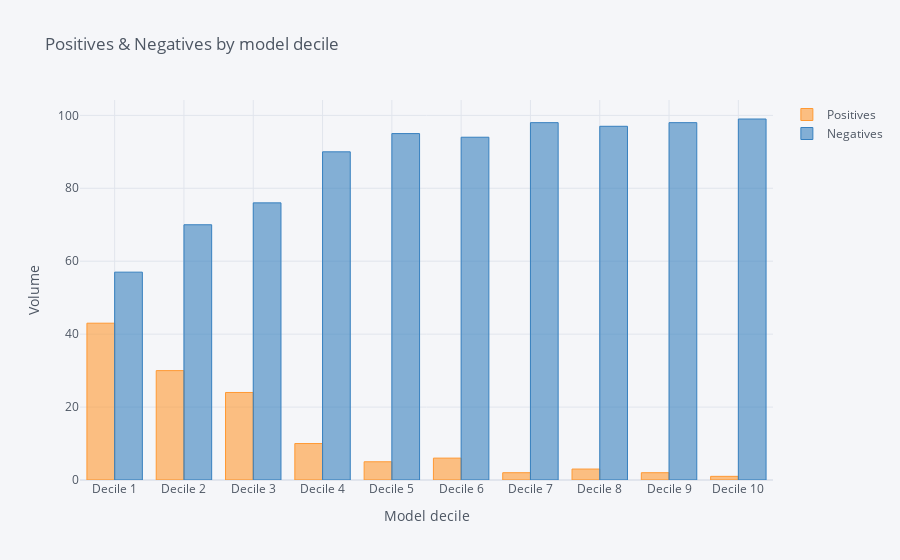

Notebook source saved alongside this figure:
### Code cell
import cufflinks as cf
cf.go_offline()
cf.set_config_file(offline=False, world_readable=True)
MLift[['Positives','Negatives']].iplot(kind='bar',yTitle='Volume',xTitle='Model decile', title='Positives & Negatives by model decile')

### Figure 1 — Plotly figure (JSON) as saved in the notebook; plotly's stock layout.template omitted (floating-point values rounded to 4 significant figures)
{"data": [{"marker": {"color": "rgba(255, 153, 51, 0.6)", "line": {"color": "rgba(255, 153, 51, 1.0)", "width": 1}}, "name": "Positives", "orientation": "v", "text": "", "type": "bar", "x": ["Decile 1", "Decile 2", "Decile 3", "Decile 4", "Decile 5", "Decile 6", "Decile 7", "Decile 8", "Decile 9", "Decile 10"], "y": [43, 30, 24, 10, 5, 6, 2, 3, 2, 1]}, {"marker": {"color": "rgba(55, 128, 191, 0.6)", "line": {"color": "rgba(55, 128, 191, 1.0)", "width": 1}}, "name": "Negatives", "orientation": "v", "text": "", "type": "bar", "x": ["Decile 1", "Decile 2", "Decile 3", "Decile 4", "Decile 5", "Decile 6", "Decile 7", "Decile 8", "Decile 9", "Decile 10"], "y": [57, 70, 76, 90, 95, 94, 98, 97, 98, 99]}], "layout": {"legend": {"bgcolor": "#F5F6F9", "font": {"color": "#4D5663"}}, "paper_bgcolor": "#F5F6F9", "plot_bgcolor": "#F5F6F9", "title": {"font": {"color": "#4D5663"}, "text": "Positives & Negatives by model decile"}, "xaxis": {"gridcolor": "#E1E5ED", "showgrid": true, "tickfont": {"color": "#4D5663"}, "title": {"font": {"color": "#4D5663"}, "text": "Model decile"}, "zerolinecolor": "#E1E5ED"}, "yaxis": {"gridcolor": "#E1E5ED", "showgrid": true, "tickfont": {"color": "#4D5663"}, "title": {"font": {"color": "#4D5663"}, "text": "Volume"}, "zerolinecolor": "#E1E5ED"}}}
